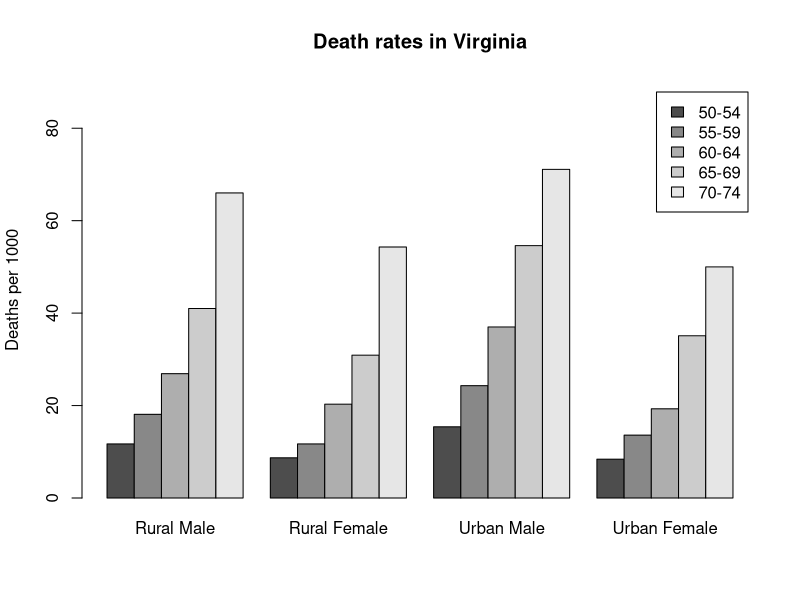
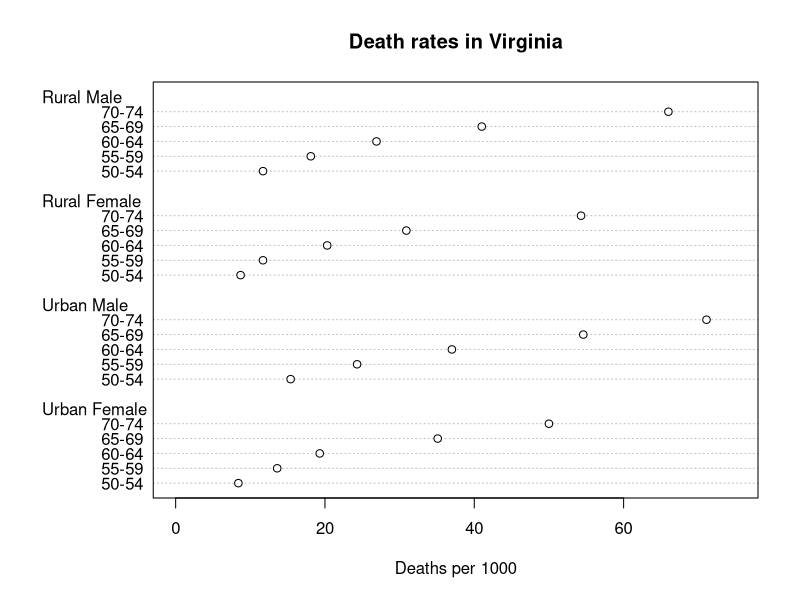
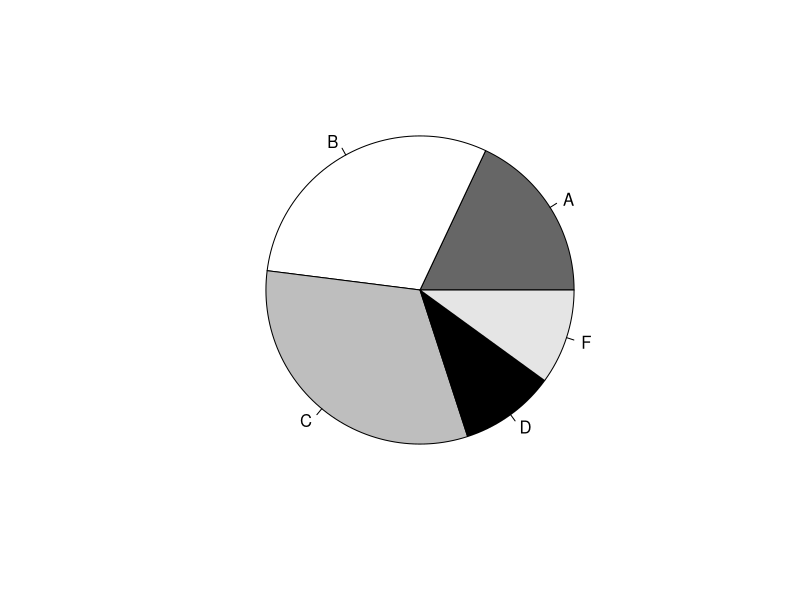
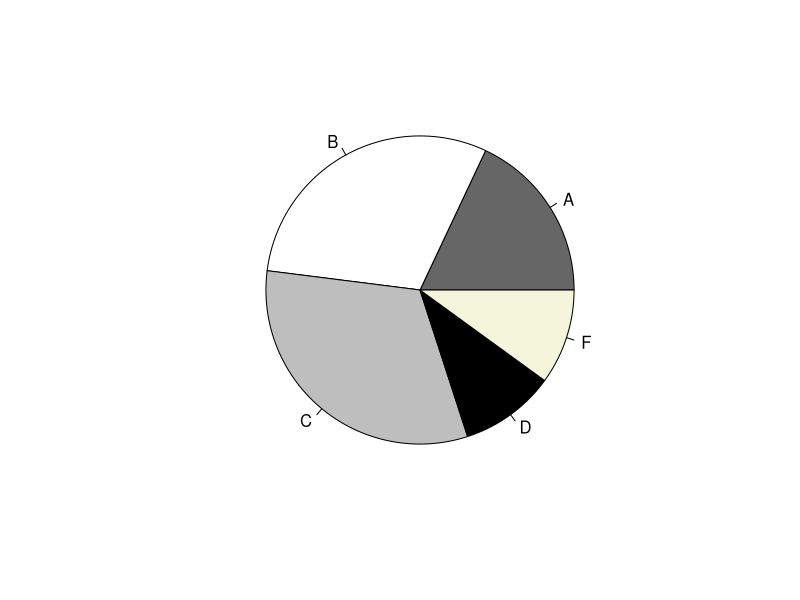
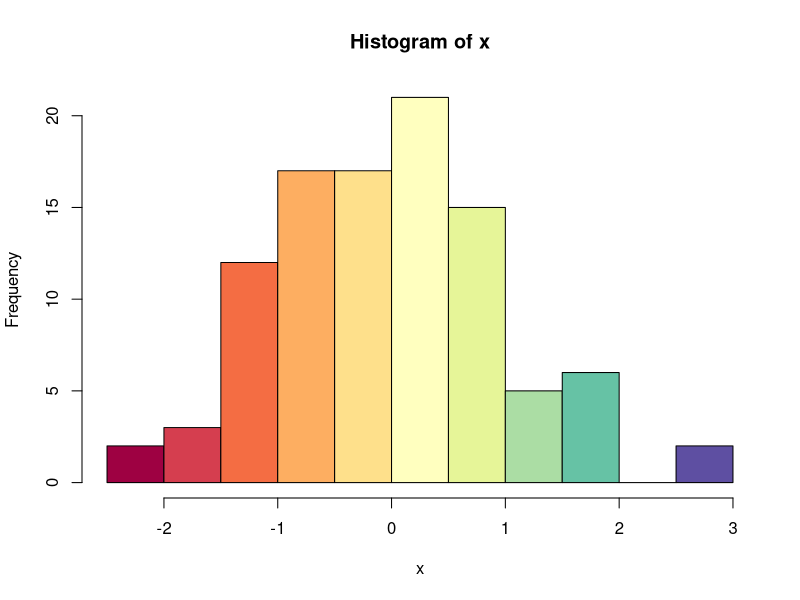
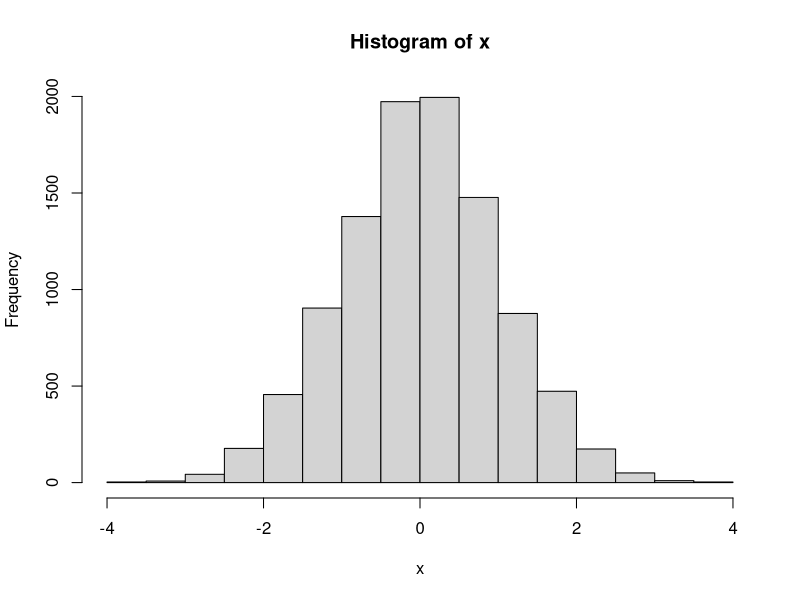
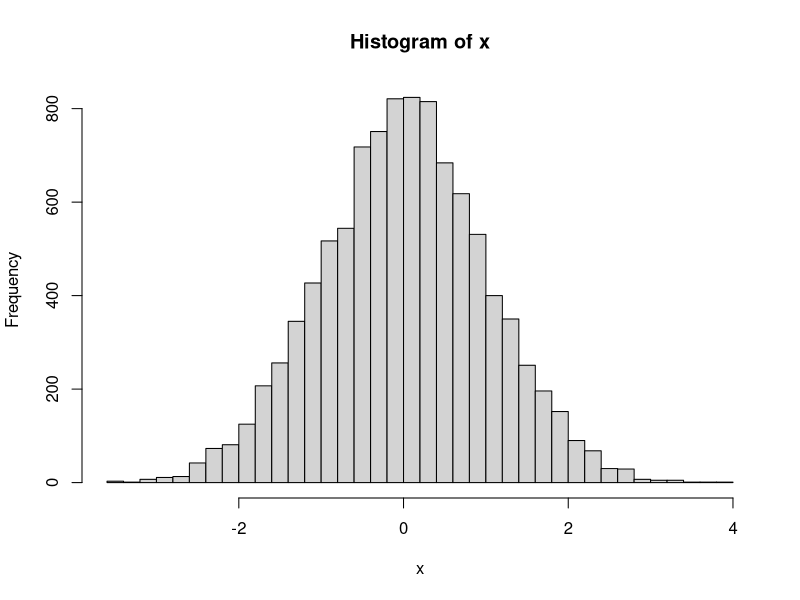
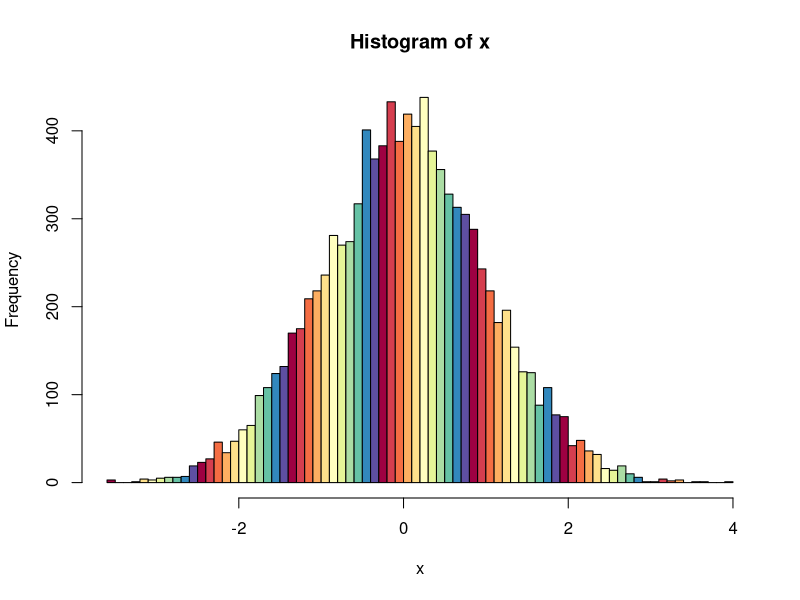

Generate these figures, in order, with R:
## ---- chunk 1
#| fig-alt: "Bar chart of death rates in Virginia by age group and urbanization."

	VADeaths
	barplot(VADeaths, beside = TRUE, legend = TRUE, ylim = c(0, 90), 
		ylab = "Deaths per 1000", main = "Death rates in Virginia")  # Bar charts
## ---- chunk 2
#| fig-width: 7
#| fig-height: 6
#| fig-alt: "Dot chart of death rates in Virginia by age group and urbanization."

	dotchart(VADeaths, xlim = c(0, 75), xlab = "Deaths per 1000", 
		main = "Death rates in Virginia")  # Dot charts
## ---- chunk 3
#| fig-alt: "Pie chart of five grade-group proportions labeled A, B, C, D, and F."

	groupsizes <- c(18, 30, 32, 10, 10)
	labels <- c("A", "B", "C", "D", "F")
	pie(groupsizes, labels, col = c("grey40", "white", "grey", "black", "grey90"))
## ---- chunk 4
#| fig-alt: "Pie chart of the same five grade-group proportions with an alternate color palette."

	pie(groupsizes, labels, 
		col = c("gray40", "white", "grey", "black", "#F5F5DC"))
## ---- chunk 5
#| fig-alt: "Histogram of 100 simulated normal values using a ColorBrewer palette."

	library(RColorBrewer)
	mypalette <- brewer.pal(20, "Spectral")

	x <- rnorm(100)
	hist(x, col = mypalette)
## ---- chunk 6
#| fig-alt: "Histogram of 10,000 simulated normal values using the default Sturges breaks."

	x <- rnorm(10000)
	hist(x, breaks = "Sturges") # Default
## ---- chunk 7
#| fig-alt: "Histogram of 10,000 simulated normal values using Scott breaks."

	hist(x, breaks = "Scott")
## ---- chunk 8
#| fig-alt: "Histogram of 10,000 simulated normal values using Freedman-Diaconis breaks."

	hist(x, breaks = "Freedman-Diaconis", col = mypalette)
## ---- chunk 9
#| fig-alt: "Histogram of 10,000 simulated normal values using five bins."

	hist(x, breaks = 5)
## ---- chunk 10
#| fig-alt: "Histogram of 10,000 simulated normal values using custom half-unit breaks and alternating colors."

	hist(x, breaks = (-12:12) / 2, col = c("blue", "orange"))
## ---- chunk 11
#| fig-alt: "Boxplots of iris sepal length grouped by species."

	boxplot(Sepal.Length ~ Species, data = iris, ylab = "Sepal length (cm)", 
		main = "Iris measurement", boxwex = 0.5)    # boxwex changes the width of the box
## ---- chunk 12
#| fig-alt: "Scatterplot of simulated normal x values against simulated Poisson y values."

	x <- rnorm(100)
	y <- rpois(100, 30)

	plot(x, y, main = "Poisson versus Normal")
## ---- chunk 13
#| fig-alt: "Line plot connecting simulated normal x values and simulated Poisson y values in data order."

	plot(x, y, type = "l")
## ---- chunk 14
#| fig-alt: "Line plot connecting sorted simulated normal x values and sorted simulated Poisson y values."

	plot(sort(x), sort(y), type = "l")
## ---- chunk 15
#| fig-alt: "Scatterplot of orange tree circumference versus age."

	head(Orange)
	Orange$Tree
	summary(Orange$Tree)
	unique(as.character(Orange$Tree))

	plot(circumference ~ age, data = Orange)
## ---- chunk 16
#| fig-alt: "Scatterplot of orange tree circumference versus age with point symbols indicating tree."

	plot(circumference ~ age, data = Orange, pch = as.character(Tree), cex = 0.75)
## ---- chunk 17
#| fig-alt: "QQ plot comparing two normal samples with the same distribution."

	X <- rnorm(1000)

	par(mfrow = c(2, 2))
	A <- rnorm(1000)
	qqplot(X, A, main = "A and X are the same")
## ---- chunk 18
#| fig-alt: "QQ plot comparing a normal sample to a shifted and rescaled normal sample."

	B <- rnorm(1000, mean = 3, sd = 2)
	qqplot(X, B, main = "B is rescaled X")
## ---- chunk 19
#| fig-alt: "QQ plot comparing a normal sample to a heavy-tailed t distribution sample."

	C <- rt(1000, df = 2)
	qqplot(X, C, main = "C has heavier tails")
## ---- chunk 20
#| fig-alt: "QQ plot comparing a normal sample to a right-skewed lognormal sample."

	D <- exp(rnorm(1000)) 
	qqplot(X, D, main = "D is skewed to the right")
## ---- chunk 21
#| fig-alt: "Scatterplot of orange tree circumference versus age with separate fitted lines for each tree."

	plot(circumference ~ age, data = Orange, pch = as.numeric(Tree))
	abline(lm(circumference ~ age, data = Orange, subset = Tree == "1"), lty = 1)
	abline(lm(circumference ~ age, data = Orange, subset = Tree == "2"), lty = 2)
	abline(lm(circumference ~ age, data = Orange, subset = Tree == "3"), lty = 3)
	abline(lm(circumference ~ age, data = Orange, subset = Tree == "4"), lty = 4)
	abline(lm(circumference ~ age, data = Orange, subset = Tree == "5"), lty = 5)
	legend("topleft", legend = paste("Tree", 1:5), lty = 1:5, pch = 1:5, lwd = c(1, 1, 2, 1, 1))
## ---- chunk 22
#| fig-alt: "Illustration of the plotting region and margins with labeled text and points."

	par(mar = c(5, 5, 5, 5) + 0.1)
	plot(c(1, 9), c(0, 50), type = "n", xlab = "", ylab = "")
	text(6, 40, "Plot region")
	points(6, 20)
	text(6, 20, "(6, 20)", adj = c(0.5, 2))
	mtext(paste("Margin", 1:4), side = 1:4, line = 3)
	mtext(paste("Line", 0:4), side = 1, line = 0:4, at = 3, cex = 0.6)
	mtext(paste("Line", 0:4), side = 2, line = 0:4, at = 15, cex = 0.6)
	mtext(paste("Line", 0:4), side = 3, line = 0:4, at = 3, cex = 0.6)
	mtext(paste("Line", 0:4), side = 4, line = 0:4, at = 15, cex = 0.6)
## ---- chunk 23
#| fig-alt: "Histogram of log-transformed island areas with custom axis labels."

	log(1000*islands, 10)
	hist(log(1000*islands, 10), axes = FALSE, xlab = "Area (in sq. miles)", 
		main = "Area of the World's Largest Islands")
	box()
	axis(side = 1, at = 4:7, 
		labels = c("10,000", "100,000", "1,000,000", "10,000,000"))
	axis(side = 2)
## ---- chunk 24
#| fig-alt: "Scatterplot with customized axes demonstrating axis label formatting."

	# A Silly Axis Example

	length <- c(7.9, 6.5, 8.4, 5.5, 6.5, 8.0, 7.0, 7.5)
	width <- c(2.3, 1.7, 2.6, 1.7, 1.9, 2.1, 1.8, 1.9)
	plot(width ~ length, axes = FALSE)
	axis(1, at = c(5.5, 6.2, 6.9, 7.6, 8.3), labels = c("l", "a", "b", "e", "l"), 
		col = "violet")
	axis(2, pos = 5.6, las = 2, tck = 0.01)
	axis(3, col = "blue", lty = 2, lwd = 5)
	axis(4, col = "violet", col.axis = "dark violet", lwd.ticks = 0, font = 5, cex.axis = 0.5)
## ---- chunk 25
#| fig-alt: "Chi-square density curve with the upper-tail rejection region shaded and labeled."

	zv <- qchisq(0.9, 10)
	cord.x <- c(zv, seq(zv, 30, 0.01), zv)
	cord.y <- c(0, dchisq(seq(zv, 30, 0.01), 10), 0)
	curve(dchisq(x, 10), xlim = c(0, 30), xaxp = c(0, 0, 1), xlab = "", ylab = "", 
		main = expression(paste(chi ^ 2, " distribution")))
	axis(1, zv, col = "red", labels = expression(paste(chi[alpha] ^ 2)), cex.axis = 1, 
		font = 3)
	polygon(cord.x, cord.y, density = 20, col = "blue")
	legend(20, 0.06, legend = expression(paste(alpha, " area")), border = "brown", fill = "blue", density = 20, cex = 1)
